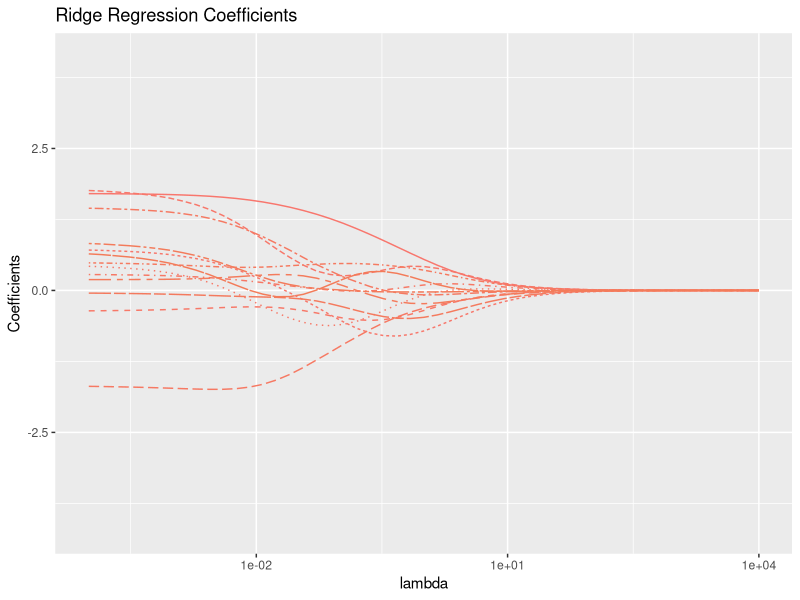
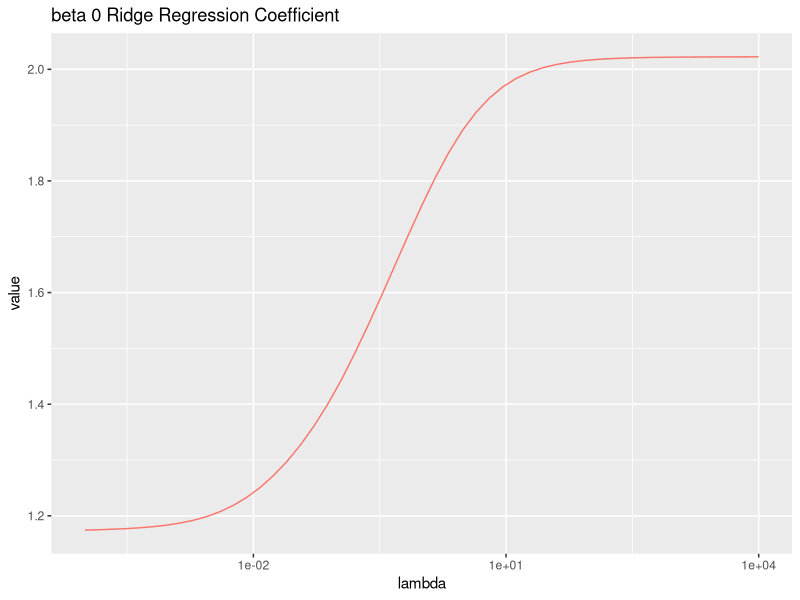
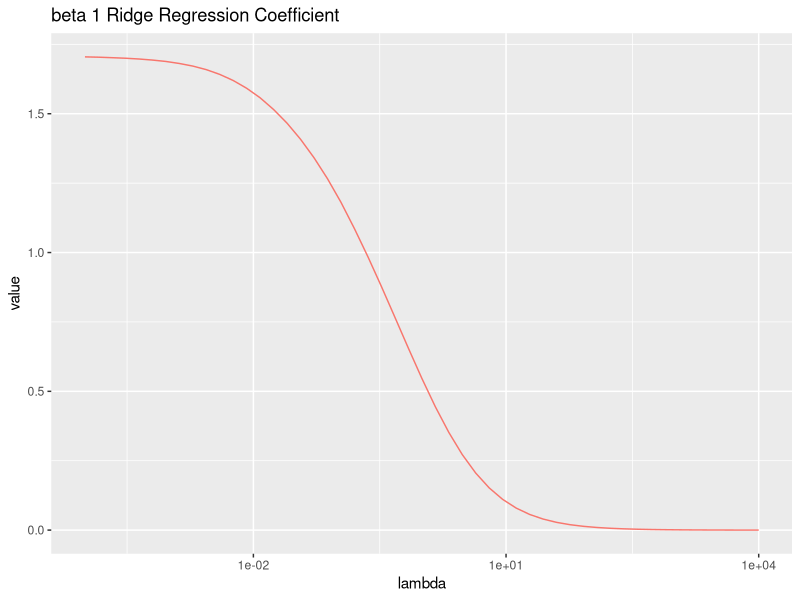
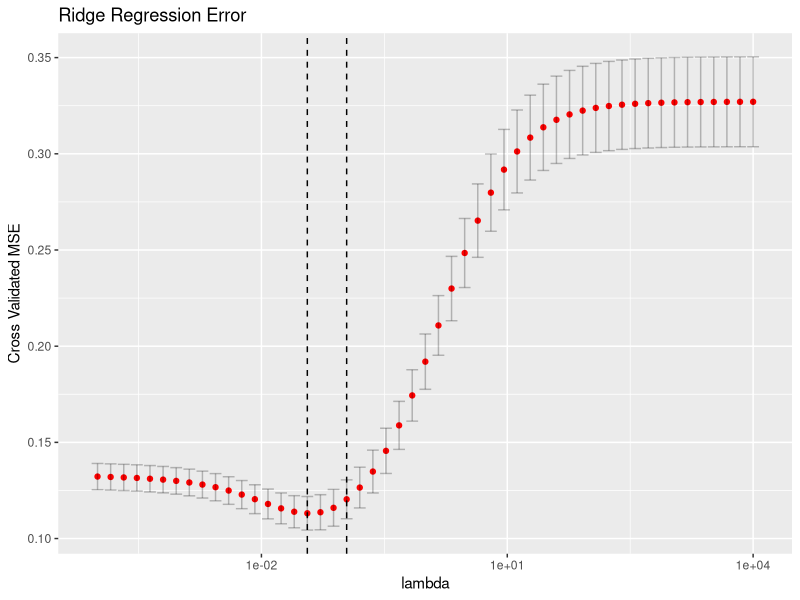
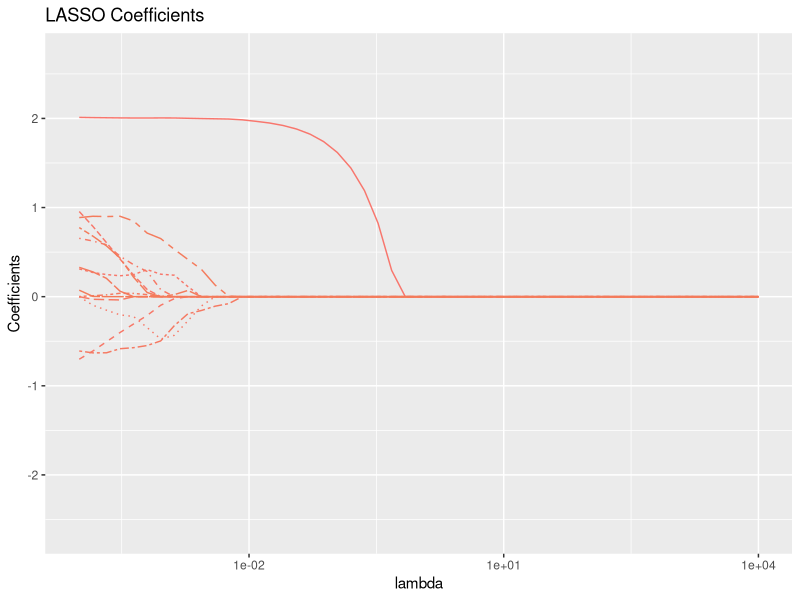
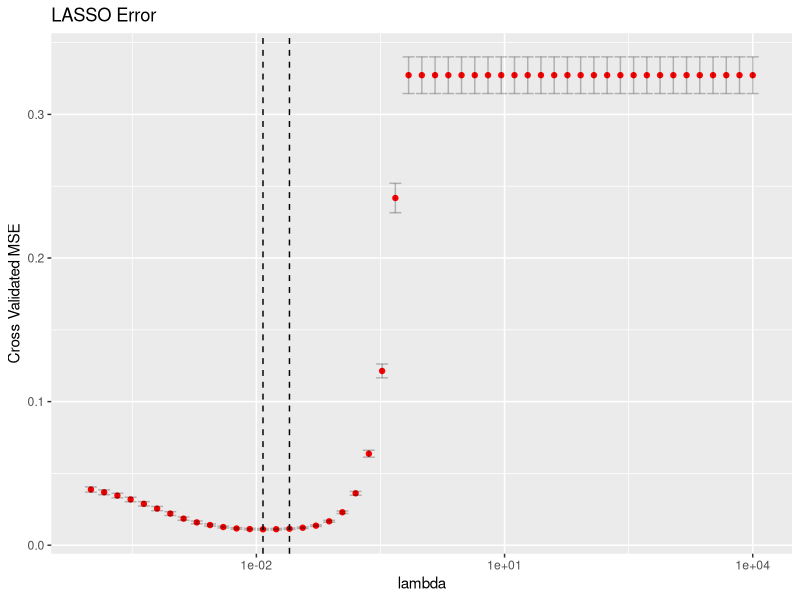

The R script that drew these images, in order:
## ---- chunk 1
knitr::opts_chunk$set(echo = TRUE)
library(tidyverse)
library(glmnet) # this provides ridge regression
## ---- chunk 2
set.seed(100)

# number of observations
n = 500
# total number of features
p = 600
# the x1 predictor and y
x1 <- runif(0,1,n=n)
y <- 1 + 2 * x1 + 0.1 * rnorm(n) #true model, \beta_0 = 1, \beta_1 = 2

# fill the other p-1 variables with Gaussian noise by
# first populating a matrix
x_rest <- matrix(0.01 * rnorm(n *(p-1)), n, p-1)
# then we name the columns using colnames and paste
colnames(x_rest) <- paste("x",2:p, sep="")
# now we glue the columns together into a single matrix
data.matrix <- cbind(x1, x_rest, y)

# this reinterprets the matrix as a data frame
data.df <- as_tibble(data.matrix)
## ---- chunk 3
X = model.matrix(y~., data.df)[,-1] # -1 omits the first column, corresponding to the intercept
## ---- chunk 4
X
## ---- chunk 5
low = -4
high = 4
lambda.grid = 10^seq(high, low,length = 51)
lambda.grid
## ---- chunk 6
ridge.fit = glmnet(X,y, alpha = 0, lambda = lambda.grid)
ridge.fit
## ---- chunk 7
beta = as.matrix(coef(ridge.fit))
beta.df = as_tibble(beta)
beta.df$coef = row.names(beta)
beta.df
## ---- chunk 8
# spread out
beta.df.long = gather(beta.df,key=case,value,-coef)
# relabel columns
beta.df.long$case = as.integer(gsub("s", "", beta.df.long$case))
beta.df.long$lambda =ridge.fit$lambda[beta.df.long$case+1]
beta.df.long
## ---- chunk 9
# plot all coefficients
beta.plt = ggplot(beta.df.long[beta.df.long$coef!="(Intercept)",], 
                   aes(x=lambda, y=value,color = coef,linetype = coef)) + 
  geom_line() + theme(legend.position="none") +
  scale_x_log10()  + ggtitle("Ridge Regression Coefficients") + ylab("Coefficients")
print(beta.plt)
## ---- chunk 10
beta0.plt= ggplot(beta.df.long[beta.df.long$coef=="(Intercept)",], aes(x=lambda, y=value,
color = coef, linetype = coef)) +
geom_line() + theme(legend.position="none") +
ggtitle("beta 0 Ridge Regression Coefficient") +
scale_x_log10()
print(beta0.plt)
## ---- chunk 11
beta1.plt= ggplot(beta.df.long[beta.df.long$coef=="x1",], aes(x=lambda, y=value,
color = coef, linetype = coef)) +
geom_line() + theme(legend.position="none") +
ggtitle("beta 1 Ridge Regression Coefficient") +
scale_x_log10()
print(beta1.plt)
## ---- chunk 12
predict(ridge.fit, s=0.1, newx=t(runif(p)))
## ---- chunk 13
mean(y)
## ---- chunk 14
predict(ridge.fit, s=.1, newx=t(runif(p)))
## ---- chunk 15
cv.ridge = cv.glmnet(X, y, alpha = 0, lambda = lambda.grid)
## ---- chunk 16
cv.ridge
## ---- chunk 17
# visualize using ggplot2
cv.df=tibble(lambda=cv.ridge$lambda,# lambdas we compute on
            cvm=cv.ridge$cvm,       # estimated MSE
            cvlo=cv.ridge$cvlo,     # lower error bar on MSE
            cvup=cv.ridge$cvup)     # upper error bar on MSE

cv.plt = ggplot(cv.df) + geom_point(aes(x=lambda,y=cvm),color="red") +
geom_errorbar(aes(x=lambda, ymin=cvlo, ymax=cvup),alpha = .25) +
geom_vline(xintercept = cv.ridge$lambda.min,linetype = "dashed")+
geom_vline(xintercept = cv.ridge$lambda.1se,linetype = "dashed")+
ggtitle("Ridge Regression Error") +
ylab("Cross Validated MSE") +
scale_x_log10()
print(cv.plt)
## ---- chunk 18
cv.ridge$lambda.min
## ---- chunk 19
beta.minimal = predict(ridge.fit, type = "coefficients", s = cv.ridge$lambda.min)
beta.minimal[1:10]
## ---- chunk 20
lasso.fit = glmnet(X,y, alpha = 1, lambda = lambda.grid)
lasso.fit
## ---- chunk 21
beta.lasso = as.matrix(coef(lasso.fit))
beta.lasso.df = as_tibble(beta.lasso)
beta.lasso.df$coef = row.names(beta.lasso)
beta.lasso.df
## ---- chunk 22
# spread out
beta.lasso.df.long = gather(beta.lasso.df,key=case,value,-coef)
# relabel columns
beta.lasso.df.long$case = as.integer(gsub("s", "", beta.lasso.df.long$case))
beta.lasso.df.long$lambda =lasso.fit$lambda[beta.lasso.df.long$case+1]
beta.lasso.df.long
## ---- chunk 23
# plot all coefficients
beta.lasso.plt = ggplot(beta.lasso.df.long[beta.lasso.df.long$coef!="(Intercept)",], 
                   aes(x=lambda, y=value,color = coef,linetype = coef)) + 
  geom_line() + theme(legend.position="none") +
  scale_x_log10()  + 
  ggtitle("LASSO Coefficients") + 
  ylab("Coefficients")
print(beta.lasso.plt)
## ---- chunk 24
cv.lasso = cv.glmnet(X, y, alpha = 1, lambda = lambda.grid)
## ---- chunk 25
cv.lasso.df=tibble(lambda=cv.lasso$lambda, 
            cvm=cv.lasso$cvm, 
            cvlo=cv.lasso$cvlo,
            cvup=cv.lasso$cvup)

cv.plt = ggplot(cv.lasso.df) + geom_point(aes(x=lambda,y=cvm),color="red") +
geom_errorbar(aes(x=lambda, ymin=cvlo, ymax=cvup),alpha = .25) +
geom_vline(xintercept = cv.lasso$lambda.min,linetype = "dashed")+
geom_vline(xintercept = cv.lasso$lambda.1se,linetype = "dashed")+
ggtitle("LASSO Error") +
ylab("Cross Validated MSE") +
scale_x_log10()
print(cv.plt)
